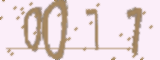
#> input picture img/0071.jpg, 160 x 60 px; its folder holds only this picture in this run
$ python loadData.py
#> lines starting #> are read from the running program, lines starting #| are printed output that depends on the picture
# -*- coding: utf-8 -*-
"""
Created on Sun Jun  2 08:57:28 2019

@author: peter
"""
import os
import imageio
import numpy as np
from sklearn.model_selection import train_test_split
from singleCaptchaGenerate import CAPTCHA_LENGTH, VOCAB_LENGTH, CAPTCHA_LIST,CAPTCHA_HEIGHT,CAPTCHA_WIDTH
from singleCaptchaGenerate import generateCaptchaTextAndImage
from singleCaptchaGenerate import *
from PIL import Image
n_class=VOCAB_LENGTH

def convert2gray(img):
    """
    图片转为黑白，3维转1维
    :param img: np
    :return:  灰度图的np
    """
    if len(img.shape) > 2:
        img2 = np.mean(img, -1)
    return img2


def text2vec(text):
    """
    text to one-hot vector
    :param text: source text
    :return: np array
    """
    if len(text) > CAPTCHA_LENGTH:
        raise ValueError('验证码长度超过'+str(CAPTCHA_LENGTH)+'个字符')
    vector = np.zeros(CAPTCHA_LENGTH * VOCAB_LENGTH, dtype=np.int8)
 #   vector = np.zeros(CAPTCHA_LENGTH * VOCAB_LENGTH)
    for i, c in enumerate(text):
        index = i * VOCAB_LENGTH + CAPTCHA_LIST.index(c)
        vector[index] = 1
    return vector


# [28 lines left out: functions text2vec2, vec2text, not called in this run]


def loadData(openDir="./img/", number=10**2, split=0.2):
#> called with openDir = './img/', number = 1, split = 0.2
    count = 0
    data = []
    labels = []
    pass
    x_train, x_test, y_train, y_test = [], [], [], []
    fileNames = os.listdir(openDir)
    np.random.shuffle(fileNames)
    for fileName in fileNames:
        #        print(fileName)
        if fileName.endswith("jpg"):
            count += 1
            if count > number:
                break
            if count % 100 == 0:
                print("load count is ", count)
            img = imageio.imread(openDir+fileName)
#> img is the input picture: shape (60, 160, 3); mean R, G, B 232.3, 216.5, 218.5
            img2 = convert2gray(img)
#> in convert2gray, `img2 = np.mean(img, -1)`:
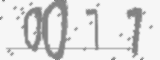
#> img2: shape (60, 160) float64; min 123, max 246, mean 222.5
            img3 = img2.flatten() / 255
#> img3 = 9600 values, max 0.965 at index 0, min 0.482 at index 61, mean 0.872
 # [4 lines of commented-out code are left out]
            data.append(img3)
            labels.append(text2vec(fileName[:4]))
#> (the run stopped early here; a loop or call above may not have finished)

$ run again, on img/0371.jpg
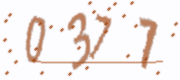
#> input picture img/0371.jpg, 180 x 80 px
#> in loadData, img is the input picture: shape (80, 180, 3); mean R, G, B 243.9, 235.4, 233.9
#> in convert2gray, `img2 = np.mean(img, -1)`:
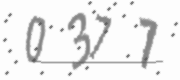
#> img2: shape (80, 180) float64; min 88, max 253.3, mean 237.7
#> img3 = 14400 values, max 0.993 at index 0, min 0.345 at index 10833, mean 0.932

$ run again, on img/0470.jpg
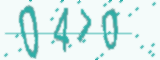
#> input picture img/0470.jpg, 160 x 60 px
#> in loadData, img is the input picture: shape (60, 160, 3); mean R, G, B 215.7, 238.4, 236.6
#> in convert2gray, `img2 = np.mean(img, -1)`:
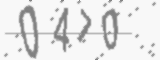
#> img2: shape (60, 160) float64; min 125.7, max 248.3, mean 230.3
#> img3 = 9600 values, max 0.974 at index 0, min 0.493 at index 7470, mean 0.903

$ run again, on img/0189.jpg
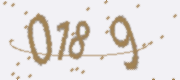
#> input picture img/0189.jpg, 180 x 80 px
#> in loadData, img is the input picture: shape (80, 180, 3); mean R, G, B 230.1, 225.5, 223.6
#> in convert2gray, `img2 = np.mean(img, -1)`:
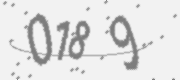
#> img2: shape (80, 180) float64; min 122.7, max 242.7, mean 226.4
#> img3 = 14400 values, max 0.952 at index 0, min 0.481 at index 4925, mean 0.888
